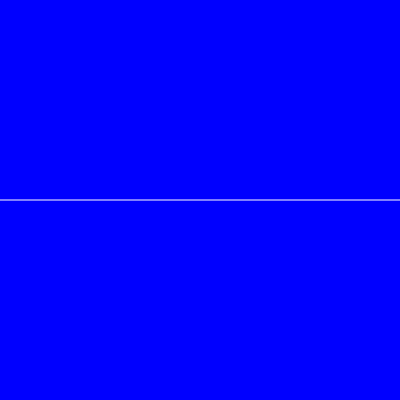
Frame 1 (no input)
Frame 60 (no input): identical to frame 1, image omitted
Frame 120 (the mouse pressed at the canvas centre since frame 60): identical to frame 1, image omitted

The p5.js sketch that drew this single still picture (run headless with seeded random() and noise() and a simulated clock; from frame 60 on, the mouse is pressed at the canvas centre):

// p5.js sketch
// ── sketch.js
var r = 0;
var g = 0;
var b = 255;

function setup(){
 createCanvas(400,400); 
}

function draw(){
 background(r,g,b);
 stroke(255);
 line(0, height/2, width, height/2);//line splits the canvas
// An if statement evaluates its argument as true or false. If true, the code between { } will run. 
// Otherwise, it will be ignor
 if(mouseY > height/2){
  b = b -1;
 } else {
   b = b + 1;
 }
 //Constrain values to avoid errors 
 //handling errors before they happen in code is emblematic of good style
 if(b > 255) {
   b = 255;
 } else if (b < 0){
  b = 0; 
 }
 //or use this built in function to constrain
r = constrain(r, 0, 255);
}
